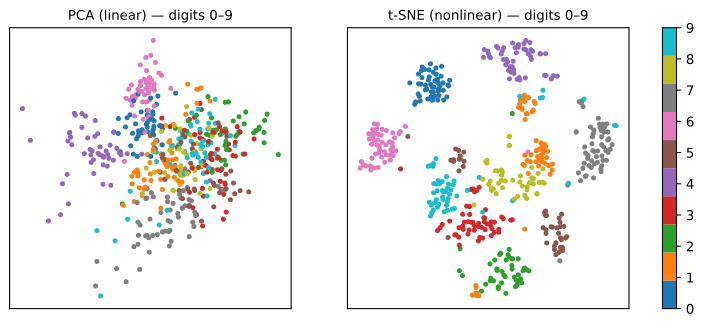

Write Python code to recreate this figure.
import matplotlib.pyplot as plt
import numpy as np
from io import StringIO
from sklearn.datasets import load_digits
from sklearn.decomposition import PCA
from sklearn.manifold import TSNE
from sklearn.preprocessing import StandardScaler

digits = load_digits()
rng = np.random.default_rng(0)
idx = rng.choice(len(digits.data), 500, replace=False)
X = StandardScaler().fit_transform(digits.data[idx])
y = digits.target[idx]

Z_pca = PCA(n_components=2, random_state=0).fit_transform(X)
Z_tsne = TSNE(n_components=2, perplexity=30, random_state=0, init='pca').fit_transform(X)

fig, axes = plt.subplots(1, 2, figsize=(9, 3.8))
for ax, Z, title in [(axes[0], Z_pca, 'PCA (linear)'), (axes[1], Z_tsne, 't-SNE (nonlinear)')]:
    sc = ax.scatter(Z[:, 0], Z[:, 1], c=y, cmap='tab10', s=8)
    ax.set_title(f'{title} — digits 0–9', fontsize=10)
    ax.set_xticks([])
    ax.set_yticks([])
fig.colorbar(sc, ax=axes, fraction=0.025, ticks=range(10))

buffer = StringIO()
plt.savefig(buffer, format="svg", transparent=True, bbox_inches='tight')
print(buffer.getvalue())

plt.close()
